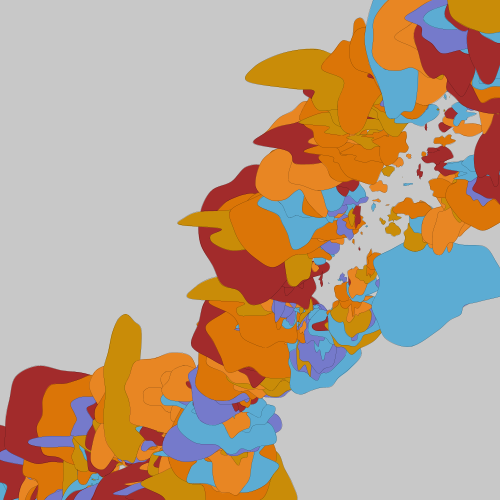
Frame 1 (no input)
Frame 60 (the mouse pressed at the canvas centre just before this capture): identical to frame 1, image omitted
Frame 120 (the mouse held since frame 60 and released just before this capture): identical to frame 1, image omitted

The Processing sketch that drew this single still picture (run headless with seeded random() and noise(); from frame 60 on, the mouse is pressed at the canvas centre):

// Processing sketch: test_shapeC
// ── test_shapeC.pde
void setup(){
  size(500,500);
  draw_();
}

void draw(){
}

void keyPressed(){
  draw_();
}

color[] palette = new color[]{#A22B2B,#C98C08,#757ACB,#5CACD3,#E88623,#DB7507};

void draw_(){
  background(200);
  //circle(0,0,40);
  int n_shape = 500;
  for (int i=0;i<n_shape;i++){
    noiseSeed((int)random(300));
    
    float part =(float)i/n_shape;
    
    float xx = part;
    float yy = part*part;
    
    float s0 = part*.5;
    color c0 = palette[(int)random(palette.length)];
    
    if (i>=1){
      float xpre = (float)(i-1)/n_shape;
      float ypre = xpre*xpre;
      PVector dir = new PVector(xx-xpre, yy-ypre);
      PVector normal = new PVector(-dir.y, dir.x);
      float mxdist = 90*sin(part*PI*2);
      float dist = mnoise(i*10)*mxdist;
      s0 = dist/mxdist*.5;
      xx = xx+normal.x*dist;
      yy = yy+normal.y*dist;
    }
    push();
    draw_shape(xx*width,height-yy*height, s0,c0);
    pop();
  }
}

float mnoise(float x, float y){
  return noise(x,y)*2-1;
}

float mnoise(float x){
  return mnoise(x,0);
}

void draw_shape(float x0, float y0){
  draw_shape(x0,y0,1);
}

void draw_shape(float x0, float y0, float s0){
  draw_shape(x0,y0,s0,color(255));
}

void draw_shape(float x0, float y0, float s0,color c0){
  strokeWeight(.1);
  //noStroke();
  translate(x0, y0);
  fill(c0);
  float shearx = random(.5,2);
  float sheary = random(.5,2);
  int n_points = 20;
  PVector[] shape = new PVector[n_points];
  for (int i=0; i<n_points;i++){
    float a = (float)i/n_points*TAU;
    float r = 100;
    r += 100*mnoise(a);
    shape[i] = new PVector(r*cos(a)*shearx*s0, r*sin(a)*sheary*s0);
  }
  
  
  
  beginShape();
  for (int i=0; i<shape.length;i++){
    PVector p = shape[i];
    curveVertex(p.x,p.y);
  }
  curveVertex(shape[0].x,shape[0].y);
  curveVertex(shape[1].x,shape[1].y);
  curveVertex(shape[2].x,shape[2].y);
  
  endShape();
}
